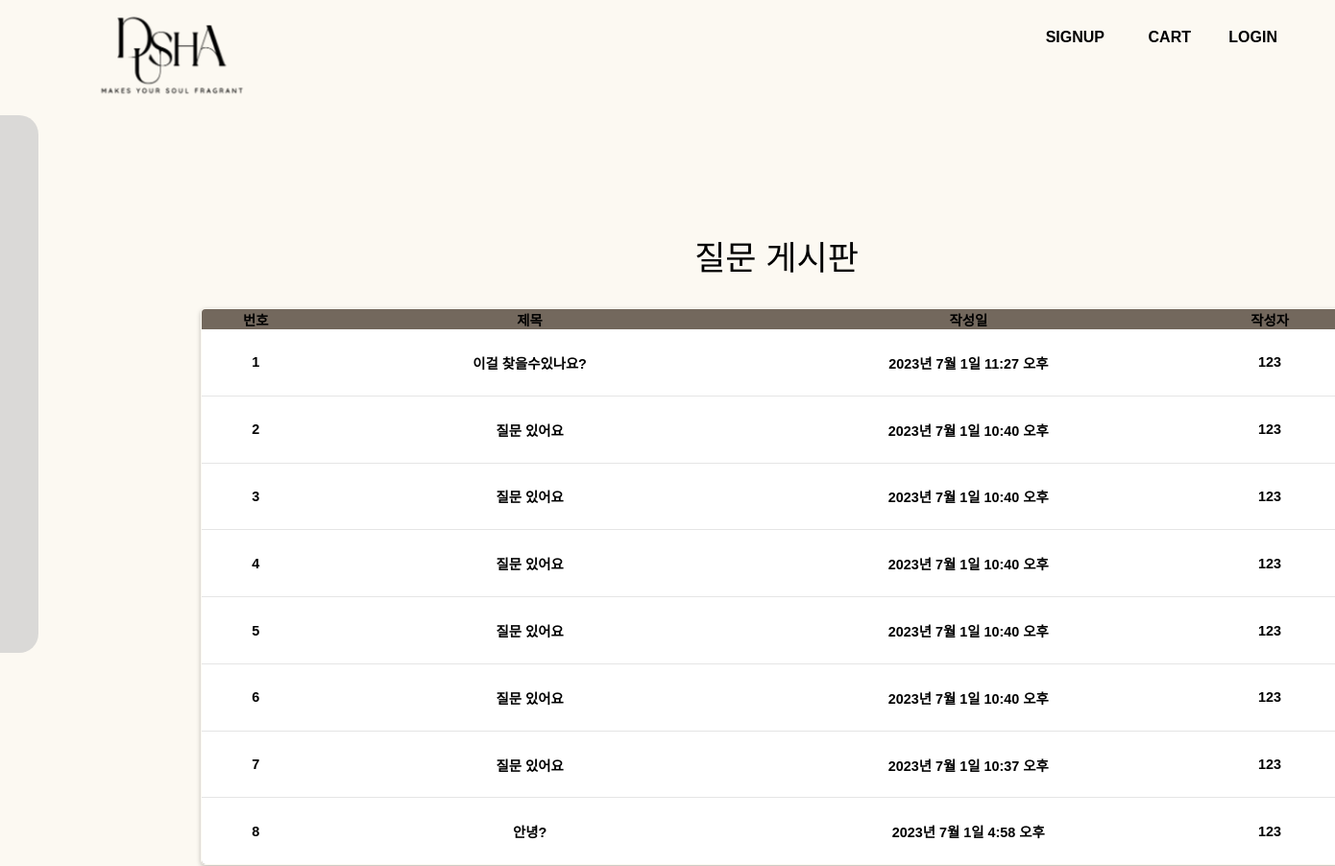
Page /board/ (upper part) on the earlier database version.
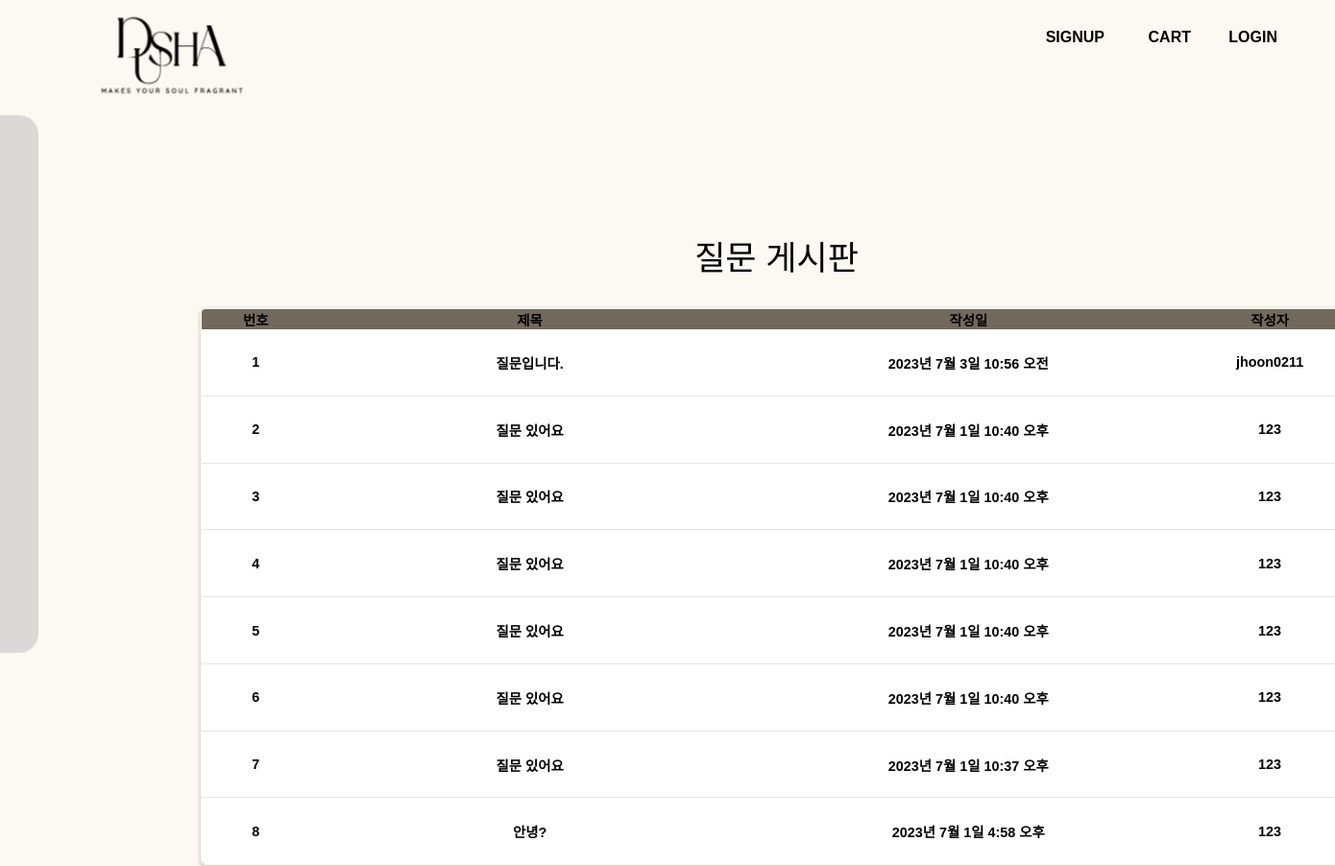
Same page on the later database version.
### board/models.py (models this page shows, shortened)
class Question(models.Model):
    subject = models.CharField(max_length=200)
    content = models.TextField()
    create_date = models.DateTimeField()
    author = models.ForeignKey(User, on_delete=models.CASCADE)
    modify_date = models.DateTimeField(null=True, blank=True)

### common/models.py (models this page shows)
class User(AbstractUser):
    pass

### board/views.py (the view, shortened to what this page needs)
# urls.py: path('', views.question_list, name='question_list'),
def question_list(request):
    page =request.GET.get('page', 1)
    kw = request.GET.get('kw', '')
    question_list = Question.objects.order_by('-create_date')
    paginator = Paginator(question_list, 10)  # 페이지당 10개씩 설정
    page_obj = paginator.get_page(page)  # 페이지 가져오기
    context = {'question_list': page_obj, 'page': page, 'kw': kw}
    return render(request, 'board/question_list.html', context)

### templates/board/question_list.html (shortened to what this page needs)
{% extends 'base.html' %}
{% block content %}
<section id="wrap">
<div class="question-list">
<h2>질문 게시판</h2>
    <table class="table_one">
        <col style="width:100px;">
        <col style="width:400px;">
        <col style="width:400px;">
        <col style="width:150px;">
        <thead class="thead_one">
            <tr class="tr_one">
                <th class="tr_one">번호</th>
                <th class="tr_one">제목</th>
                <th class="tr_one">작성일</th>
                <th class="tr_one">작성자</th>
            </tr>
        </thead>
        <tbody class="thead_one">
            {% if question_list %}
                {% for question in question_list %}
                <tr class="tr_one">
                    <td class="td_one">
                        {{ forloop.counter }}
                    </td>
                    <td class="td_one">
                        <a href="{% url 'board:detail' question.id %}">{{ question.subject }}</a>
                    </td>
                    <td class="td_one">{{ question.create_date }}</td>
                    <td class="td_one">{{ question.author }}</td>
                </tr>
                {% endfor %}
            {% else %}
                <tr class="tr_one">
                    <td class="td_one">질문이 없습니다.</td>
                </tr>
            {% endif %}
        </tbody>
    </table>
</div>
    </section>
{% endblock %}

Differences in the rows shown:
removed Question: subject "이걸 찾을수있나요?", create_date "2023년 7월 1일 11:27 오후", author "123"
added Question: subject "질문입니다.", create_date "2023년 7월 3일 10:56 오전", author "jhoon0211"
